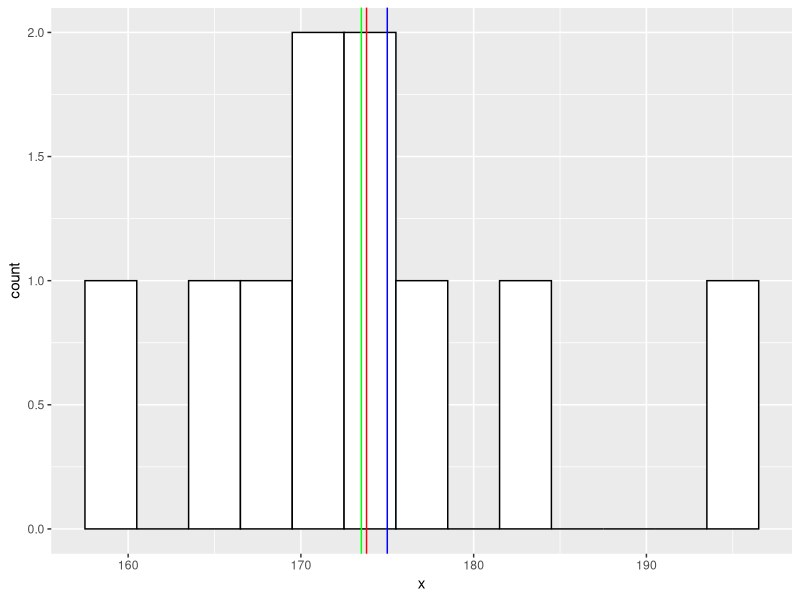
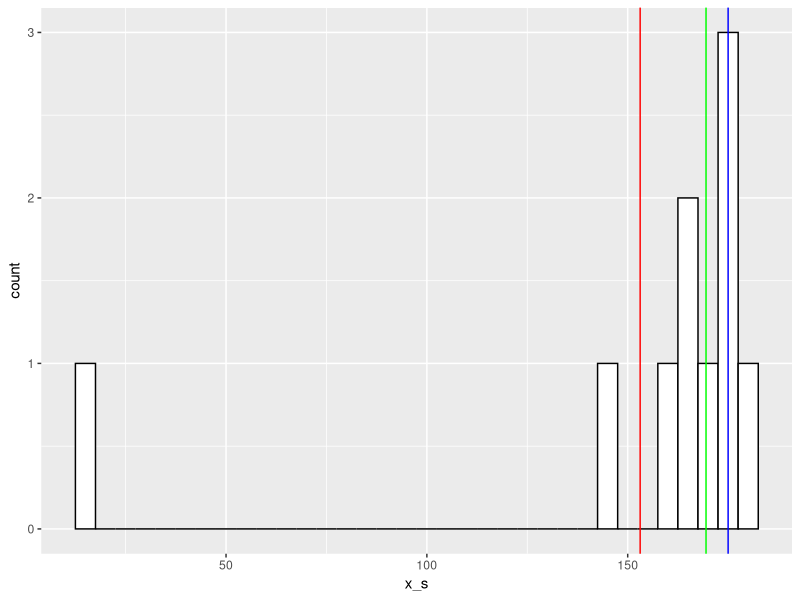
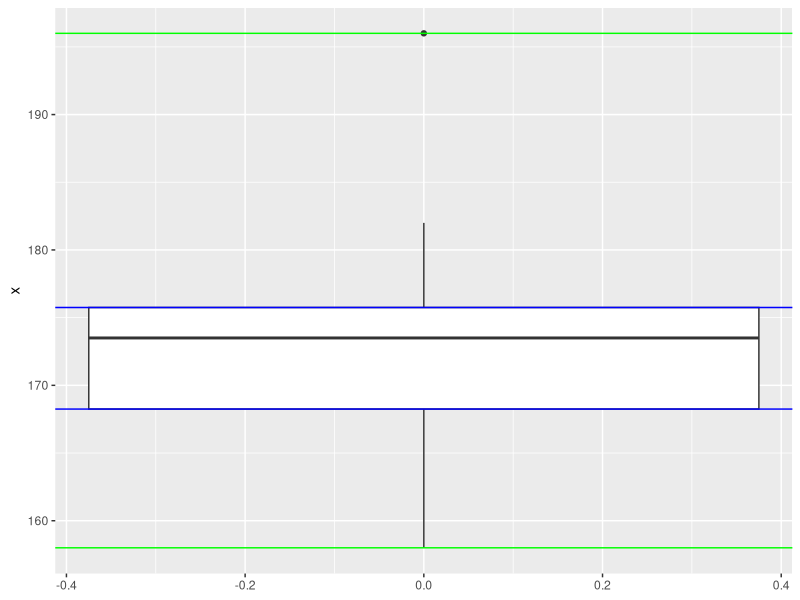
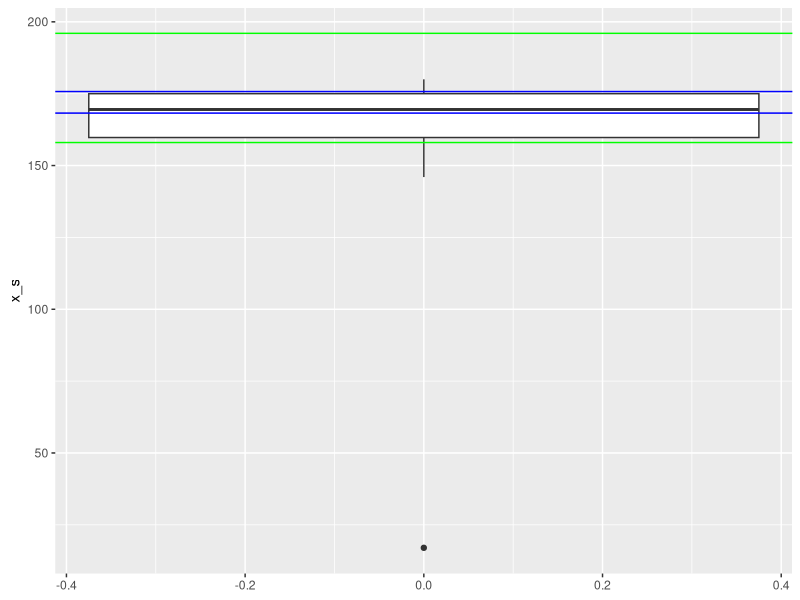
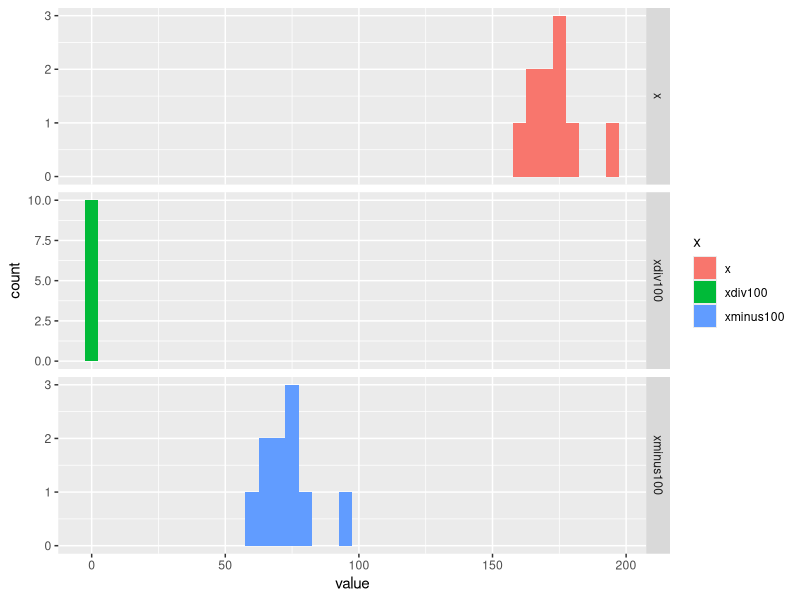
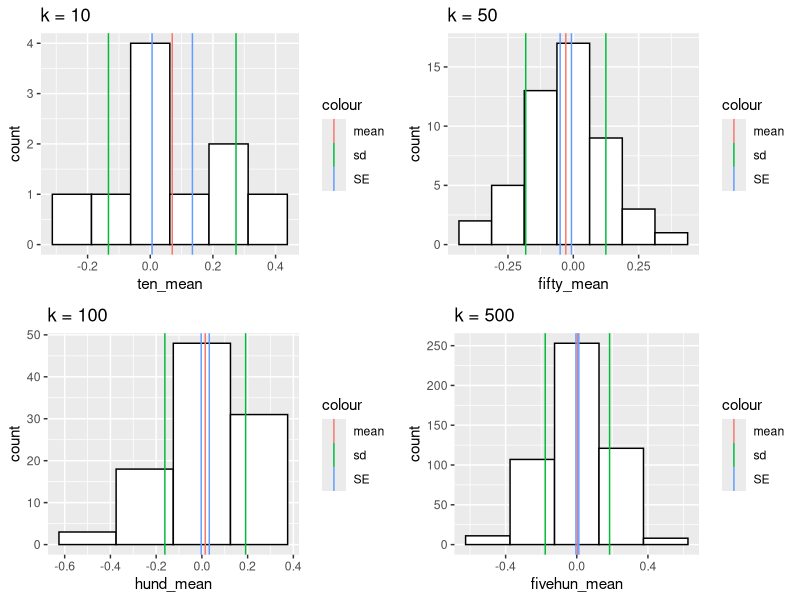

Reproduce these figures in R, in order.
## ---- chunk 1
knitr::opts_chunk$set(echo = TRUE)

## ---- chunk 2
library(dplyr)
library(ggpubr)
library(magrittr)
library(ggplot2)
library(tidyr)
## ---- chunk 3

x <- c(175, 176, 182, 165, 167, 172, 175, 196, 158, 172)

mode_self <- function(x) {
  uni_x <- unique(x)
  uni_x[which.max(tabulate(match(x, uni_x)))]
}

mode_self(x)

median_self <- function(x) {
  x <- sort(x)
  if (length(x) / 2 != 0) {
    return(x[ceiling(length(x)/2)])
  } else {
    return((x[length(x)/2] + x[length(x)/2+1]) / 2)
  } 
}

median_self(x)
median(x)

mean_self <- function(x) {
  res <- sum(x) / length(x)
  return(res)
}

mean_self(x)
mean(x)

## ---- chunk 4
ggplot(as.data.frame(x), 
       aes(x = x)) + 
  geom_histogram(binwidth = 3, colour="black", fill="white") +
  geom_vline(xintercept = mean(x),
            col = "red") +
  geom_vline(xintercept = median(x), 
             color = "green") +
  geom_vline(xintercept = mode_self(x), 
             color = "blue")
## ---- chunk 5
x_s <- c(175, 176, 180, 165, 167, 172, 175, 146, 158, 17)

mode_self(x_s)
mode(x_s)

median_self(x_s)
median(x_s)

mean_self(x_s)
mean(x_s)

ggplot(as.data.frame(x_s), 
       aes(x = x_s)) + 
  geom_histogram(binwidth = 5, colour="black", fill="white") +
  geom_vline(xintercept = mean(x_s),
            col = "red") +
  geom_vline(xintercept = median(x_s), 
             color = "green") +
  geom_vline(xintercept = mode_self(x_s), 
             color = "blue")
## ---- chunk 6
var_self <- function(x) {
    n <- length(x)
  m <- mean(x)
  return(sum((x-m)^2)/n)
}

var_self(x)
var(x)

sd_self <- function(x) {
  return(var_self(x)^(.5))
}

sd_self(x)
sd(x)

## ---- chunk 7

ggplot(as.data.frame(x), aes(y = x)) +
  geom_boxplot() +
  geom_hline(yintercept = min(x), color = "green") +
  geom_hline(yintercept = max(x), color = "green") +
  geom_hline(yintercept = quantile(x, 3/4), color = "blue") +
  geom_hline(yintercept = quantile(x, 1/4), color = "blue")

ggplot(as.data.frame(x_s), aes(y = x_s)) +
  geom_boxplot() +
  geom_hline(yintercept = min(x), color = "green") +
  geom_hline(yintercept = max(x), color = "green") +
  geom_hline(yintercept = quantile(x, 3/4), color = "blue") +
  geom_hline(yintercept = quantile(x, 1/4), color = "blue")

## ---- chunk 8
mean(x-100) == mean(x) - 100
mean(x / 100) == mean(x) / 100
abs(sum(x - mean(x)) - 0) < 0.000000001

var(x - 100) == var(x)
var(x / 100) == var(x) / 10000
sd(x / 100) == sd(x) / 100
x1 <- x - 100
x2 <- x / 100

table <- matrix(c(mean(x),mean(x1),mean(x2),
                  var(x), var(x1),var(x2),
                  sd(x),sd(x1),sd(x2)),
                ncol=3,byrow=FALSE)
colnames(table) <- c("Mean","Var","SD")
rownames(table) <- c("x","x - 100","x / 100")
table

data <- data.frame("x" = x , "xminus100" = x1, "xdiv100" = x2)
data <- data %>% gather(x, value, x:xdiv100)
data %>% ggplot(aes(value, fill=x))+
  geom_histogram(binwidth = 5)+
  facet_grid(x ~., scales = 'free') 

## ---- chunk 9
pnorm(156, mean = 175, sd = 10)
pnorm(198, mean = 175, sd = 10, lower.tail = FALSE)
pnorm(172, mean = 175, sd = 10) - pnorm(168, mean = 175, sd = 10)

## ---- chunk 10
pnorm(1) - pnorm(-1) 
pnorm(2) - pnorm(-2) 
pnorm(3) - pnorm(-3) 

## ---- chunk 11
set.seed(42)
sample <- rnorm(1000,175,10)
mean(sample)
sd(sample)

sample_std <- scale(sample)
mean(sample_std)
sd(sample_std)

## ---- chunk 12
set.seed(42)
pop <- rnorm(100000)

ten <- replicate(10, sample(pop, 30))
ten_mean <- colMeans(ten)

fifty <- replicate(50, sample(pop, 30))
fifty_mean <- colMeans(fifty)

hund <- replicate(100, sample(pop, 30)) 
hund_mean <- colMeans(hund)

fivehun <- replicate(500, sample(pop, 30)) 
fivehun_mean <- colMeans(fivehun)

std_error <- function(x) sqrt(var(x)/length(x))
table <- matrix(c(mean(ten_mean), sd(ten_mean), std_error(ten_mean), 
                      mean(fifty_mean), sd(fifty_mean), std_error(fifty_mean), 
                      mean(hund_mean), sd(hund_mean), std_error(hund_mean),
                      mean(fivehun_mean), sd(fivehun_mean), std_error(fivehun_mean)), 
                      ncol = 3, byrow = TRUE)
colnames(table) <- c("mean","sd","st error")
rownames(table) <- c("10","50","100", "500")

table_final <- as.table(table)
table_final
## ---- chunk 13
ten_plot <- ggplot() + 
  aes(ten_mean) + 
  geom_histogram(binwidth=0.125, color="black", fill="white") +
  geom_vline(aes(xintercept=mean(ten_mean), color="mean")) +
  geom_vline(aes(xintercept=c(mean(ten_mean) + sd(ten_mean), 
                          mean(ten_mean) - sd(ten_mean)), color="sd")) +
  geom_vline(aes(xintercept=c(mean(ten_mean) + std_error(ten_mean), 
                          mean(ten_mean) - std_error(ten_mean)), color="SE")) +
  ggtitle(label = 'k = 10')

fifty_plot <- ggplot() + 
  aes(fifty_mean) + 
  geom_histogram(binwidth=0.125, color="black", fill="white") +
  geom_vline(aes(xintercept=mean(fifty_mean), color="mean")) +
  geom_vline(aes(xintercept=c(mean(fifty_mean) + sd(fifty_mean), 
                          mean(fifty_mean) - sd(fifty_mean)), color="sd")) +
  geom_vline(aes(xintercept=c(mean(fifty_mean) + std_error(fifty_mean),
                          mean(fifty_mean) - std_error(fifty_mean)), color="SE")) +
  ggtitle(label = "k = 50")

hund_plot <- ggplot() + 
  aes(hund_mean) + 
  geom_histogram(binwidth=0.25, color="black", fill="white") +
  geom_vline(aes(xintercept=mean(hund_mean), color="mean")) +
  geom_vline(aes(xintercept=c(mean(hund_mean) + sd(hund_mean), 
                          mean(hund_mean) - sd(hund_mean)), color="sd")) +
  geom_vline(aes(xintercept=c(mean(hund_mean) + std_error(hund_mean),
                          mean(hund_mean) - std_error(hund_mean)), color="SE")) +
  ggtitle(label = 'k = 100')

fivehun_plot <- ggplot() + 
  aes(fivehun_mean) + 
  geom_histogram(binwidth=0.25, color="black", fill="white") +
  geom_vline(aes(xintercept=mean(fivehun_mean), color="mean")) +
  geom_vline(aes(xintercept=c(mean(fivehun_mean) + sd(fivehun_mean), 
                          mean(fivehun_mean) - sd(fivehun_mean)), color="sd")) +
  geom_vline(aes(xintercept=c(mean(fivehun_mean) + std_error(fivehun_mean),
                          mean(fivehun_mean) - std_error(fivehun_mean)), color="SE")) +
  ggtitle(label = 'k = 500')

ggarrange(ten_plot, fifty_plot, hund_plot, fivehun_plot, ncol = 2, nrow = 2)
